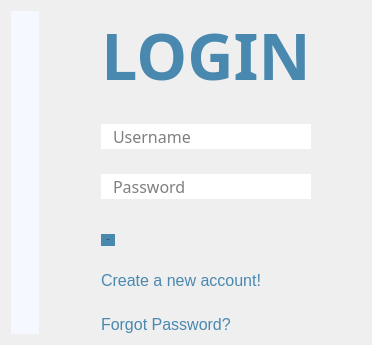
      <widget class="QWidget" name="login">
       <property name="minimumSize">
        <size>
         <width>335</width>
         <height>0</height>
        </size>
       </property>
       <layout class="QHBoxLayout" name="horizontalLayout_3">
        <item>
         <widget class="QLabel" name="image">
          <property name="sizePolicy">
           <sizepolicy hsizetype="Expanding" vsizetype="Expanding">
            <horstretch>0</horstretch>
            <verstretch>0</verstretch>
           </sizepolicy>
          </property>
          <property name="font">
           <font>
            <pointsize>36</pointsize>
           </font>
          </property>
          <property name="styleSheet">
           <string notr="true">background-color:#f6f8ff</string>
          </property>
          <property name="text">
           <string/>
          </property>
          <property name="pixmap">
           <pixmap resource="resources.qrc">:/images/images/sourcemeter.png</pixmap>
          </property>
          <property name="alignment">
           <set>Qt::AlignCenter</set>
          </property>
          <property name="margin">
           <number>0</number>
          </property>
         </widget>
        </item>
        <item>
         <layout class="QFormLayout" name="formLayout_5">
          <property name="sizeConstraint">
           <enum>QLayout::SetNoConstraint</enum>
          </property>
          <property name="fieldGrowthPolicy">
           <enum>QFormLayout::ExpandingFieldsGrow</enum>
          </property>
          <property name="labelAlignment">
           <set>Qt::AlignCenter</set>
          </property>
          <property name="formAlignment">
           <set>Qt::AlignCenter</set>
          </property>
          <property name="verticalSpacing">
           <number>25</number>
          </property>
          <property name="leftMargin">
           <number>50</number>
          </property>
          <property name="rightMargin">
           <number>50</number>
          </property>
          <item row="0" column="1">
           <widget class="QLabel" name="label_7">
            <property name="maximumSize">
             <size>
              <width>16666015</width>
              <height>16777215</height>
             </size>
            </property>
            <property name="font">
             <font>
              <family>Sawasdee</family>
              <pointsize>72</pointsize>
              <weight>75</weight>
              <bold>true</bold>
             </font>
            </property>
            <property name="styleSheet">
             <string notr="true"/>
            </property>
            <property name="text">
             <string>&lt;html&gt;&lt;head/&gt;&lt;body&gt;&lt;p align=&quot;center&quot;&gt;&lt;span style=&quot; font-size:48pt; color:#4988af;&quot;&gt;LOGIN&lt;/span&gt;&lt;/p&gt;&lt;/body&gt;&lt;/html&gt;</string>
            </property>
            <property name="alignment">
             <set>Qt::AlignCenter</set>
            </property>
            <property name="margin">
             <number>20</number>
            </property>
           </widget>
          </item>
          <item row="1" column="1">
           <widget class="QLineEdit" name="usrname">
            <property name="font">
             <font>
              <family>KacstTitleL</family>
              <pointsize>12</pointsize>
             </font>
            </property>
            <property name="styleSheet">
             <string notr="true">border-radius:15;padding-left:10px;</string>
            </property>
            <property name="text">
             <string/>
            </property>
            <property name="placeholderText">
             <string>Username</string>
            </property>
           </widget>
          </item>
          <item row="3" column="1">
           <widget class="QLineEdit" name="pwd">
            <property name="font">
             <font>
              <family>KacstTitleL</family>
              <pointsize>12</pointsize>
             </font>
            </property>
            <property name="whatsThis">
             <string/>
            </property>
            <property name="accessibleName">
             <string/>
            </property>
            <property name="styleSheet">
             <string notr="true">border-radius:15;padding-left:10px;</string>
            </property>
            <property name="inputMethodHints">
             <set>Qt::ImhHiddenText|Qt::ImhNoAutoUppercase|Qt::ImhNoPredictiveText|Qt::ImhSensitiveData</set>
            </property>
            <property name="inputMask">
             <string/>
            </property>
            <property name="text">
             <string/>
            </property>
            <property name="echoMode">
             <enum>QLineEdit::Password</enum>
            </property>
            <property name="alignment">
             <set>Qt::AlignLeading|Qt::AlignLeft|Qt::AlignVCenter</set>
            </property>
            <property name="placeholderText">
             <string comment="efeswf" extracomment="sdfsdsd">Password</string>
            </property>
           </widget>
          </item>
          <item row="4" column="1">
           <widget class="QPushButton" name="Login">
            <property name="maximumSize">
             <size>
              <width>150</width>
              <height>16777215</height>
             </size>
            </property>
            <property name="font">
             <font>
              <pointsize>-1</pointsize>
             </font>
            </property>
            <property name="cursor">
             <cursorShape>PointingHandCursor</cursorShape>
            </property>
            <property name="layoutDirection">
             <enum>Qt::LeftToRight</enum>
            </property>
            <property name="styleSheet">
             <string notr="true">padding:5px;
border-radius:15;margin-top:10px;
background-color: #4988af;</string>
            </property>
            <property name="text">
             <string>LOGIN</string>
            </property>
            <property name="flat">
             <bool>false</bool>
            </property>
           </widget>
          </item>
          <item row="5" column="1">
           <widget class="QLabel" name="goToSignup">
            <property name="mouseTracking">
             <bool>true</bool>
            </property>
            <property name="focusPolicy">
             <enum>Qt::ClickFocus</enum>
            </property>
            <property name="toolTipDuration">
             <number>0</number>
            </property>
            <property name="text">
             <string>&lt;html&gt;&lt;head/&gt;&lt;body&gt;&lt;p&gt;&lt;a href=\&quot;whatever\&quot;&gt;
&lt;span style=&quot; font-size:12pt; color:#4988af;text-decoration: none;&quot;&gt;Create a new account!&lt;/span&gt;&lt;/a&gt;&lt;/p&gt;&lt;/body&gt;&lt;/html&gt;</string>
            </property>
           </widget>
          </item>
          <item row="7" column="1">
           <widget class="QLabel" name="label_9">
            <property name="toolTipDuration">
             <number>0</number>
            </property>
            <property name="text">
             <string>&lt;html&gt;&lt;head/&gt;&lt;body&gt;&lt;p&gt;&lt;a href=\&quot;whatever\&quot;&gt;
&lt;span style=&quot; font-size:12pt; color:#4988af;text-decoration: none;&quot;&gt;Forgot Password?&lt;/span&gt;&lt;/a&gt;&lt;/p&gt;&lt;/body&gt;&lt;/html&gt;</string>
            </property>
           </widget>
          </item>
         </layout>
        </item>
       </layout>
      </widget>
